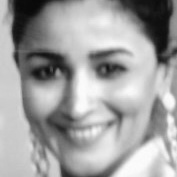
#> input picture TrainingImage/alia.59.11.jpg, 177 x 177 px, given in place of the camera
$ python main.py
#> lines starting #> are read from the running program, lines starting #| are printed output that depends on the picture; after the words box and inside, x2 and y2 are one past the last pixel; in counts of white or black regions, pixels touching at a corner belong together
#> the answer given: 1
### check_camera.py
def camer():
    import cv2

    # Load the cascade
    face_cascade = cv2.CascadeClassifier('haarcascade_frontalface_default.xml')

    # To capture video from webcam.
    cap = cv2.VideoCapture(0)

    while True:
        # Read the frame
        ret, img = cap.read()
#> img is the input picture: shape (177, 177, 3); min 8, max 252, mean 160.4

        # If frame is not captured properly (e.g., window is closed)
        if not ret:
            break

        # Convert to grayscale
        gray = cv2.cvtColor(img, cv2.COLOR_BGR2GRAY)

        # Detect the faces
        faces = face_cascade.detectMultiScale(gray, 1.3, 5, minSize=(30, 30), flags=cv2.CASCADE_SCALE_IMAGE)
#> faces = [[6, 10, 151, 151]]

        # Draw the rectangle around each face
        for (x, y, w, h) in faces:
            cv2.rectangle(img, (x, y), (x + w, y + h), (10, 159, 255), 2)
#> this loop made 1 pass
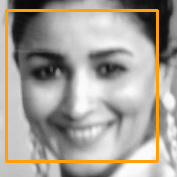
#> img: shape (177, 177, 3); 5.77% of pixels changed, all inside (x1, y1, x2, y2) = (5, 9, 159, 163)

        # Display
        cv2.imshow('Webcam Check', img)

        # Stop if 'q' key is pressed or window is manually closed
        if cv2.waitKey(1) & 0xFF == ord('q') or cv2.getWindowProperty('Webcam Check', cv2.WND_PROP_VISIBLE) < 1:
#> (key q is pressed here)
            break

    # Release the VideoCapture object and close windows
    cap.release()
    cv2.destroyAllWindows()

### main.py
import os  # accessing the os functions
import check_camera
import Capture_Image
import Train_Image
import Recognize

def title_bar():
    os.system('cls')  # for windows
    print("\t**********************************************")
    print("\t***** Face Recognition Attendance System *****")
    print("\t**********************************************")

def mainMenu():
    title_bar()
    print()
    print(10 * "*", "WELCOME MENU", 10 * "*")
    print("[1] Check Camera")
    print("[2] Capture Faces")
    print("[3] Train Images")
    print("[4] Recognize & Attendance")
    print("[5] Auto Mail")
    print("[6] Quit")

    while True:
        try:
            choice = int(input("Enter Choice: "))

            if choice == 1:
                checkCamera()
            elif choice == 2:
                CaptureFaces()
            elif choice == 3:
                Trainimages()
            elif choice == 4:
                RecognizeFaces()
            elif choice == 5:
                sendEmail()
            elif choice == 6:
                print("Thank You for using the system!")
                break
            else:
                print("Invalid Choice. Please enter a number between 1-6.")
        except ValueError:
            print("Invalid input. Please enter a valid number (1-6).")

def checkCamera():
    check_camera.camer()
    input("Camera check completed. Press any key to return to the main menu.")
    mainMenu()
#> the answer given: 1
#> the loop in camer (call 2), `for (x, y, w, h) in faces:` made 1 pass
#> (key Esc is pressed here)
#> the answer given: 1

def CaptureFaces():
    Id = input("Enter ID: ")
    name = input("Enter Name: ")
    email = input("Enter Email: ")
    Capture_Image.takeImages(Id, name, email)
    input("Faces captured successfully. Press any key to return to the main menu.")
    mainMenu()

def Trainimages():
    Train_Image.TrainImages()
    input("Images trained successfully. Press any key to return to the main menu.")
    mainMenu()

def RecognizeFaces():
    Recognize.recognize_attendence()
    input("Recognition completed. Press any key to return to the main menu.")
    mainMenu()

def sendEmail():
    # Execute the automail script and check for successful execution
    try:
        result = os.system("python automail.py")
        if result == 0:
            print("Email sent successfully!")
        else:
            print("An error occurred while sending the email.")
    except Exception as e:
        print(f"An unexpected error occurred: {e}")
    input("Press any key to return to the main menu.")
    mainMenu()

# Start the program
#> (the run stopped early here; a loop or call above may not have finished)

$ run again, on TrainingImage/alia.59.18.jpg
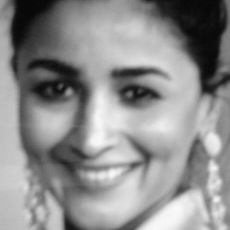
#> input picture TrainingImage/alia.59.18.jpg, 230 x 230 px, given in place of the camera
#> in camer, img is the input picture: shape (230, 230, 3); min 6, max 249, mean 141.3
#> faces = [[6, 12, 196, 196]]
#> the loop in camer, `for (x, y, w, h) in faces:` made 1 pass
#> after the loop in camer, `for (x, y, w, h) in faces:`:
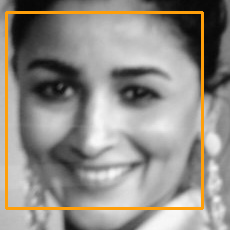
#> img: shape (230, 230, 3); 4.44% of pixels changed, all inside (x1, y1, x2, y2) = (5, 11, 204, 210)
#> the loop in camer (call 2), `for (x, y, w, h) in faces:` made 1 pass

$ run again, on TrainingImage/alia.59.23.jpg
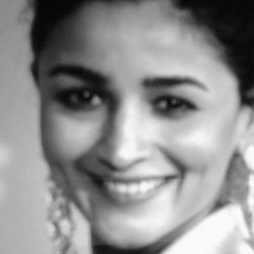
#> input picture TrainingImage/alia.59.23.jpg, 254 x 254 px, given in place of the camera
#> in camer, img is the input picture: shape (254, 254, 3); min 5, max 254, mean 142.6
#> faces = [[28, 23, 196, 196]]
#> the loop in camer, `for (x, y, w, h) in faces:` made 1 pass
#> after the loop in camer, `for (x, y, w, h) in faces:`:
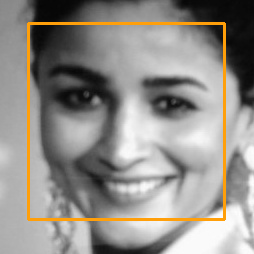
#> img: shape (254, 254, 3); 3.64% of pixels changed, all inside (x1, y1, x2, y2) = (27, 22, 226, 221)
#> the loop in camer (call 2), `for (x, y, w, h) in faces:` made 1 pass
